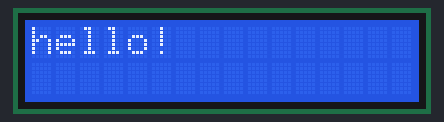
Bench run of a sketch on a simulated Arduino Uno, built with avr-gcc and run on an emulated ATmega328P. On the bench: 16×2 character LCD.

Above: at 0.1 s.
At 2.1 s:
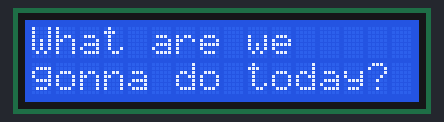
At 4.1 s:
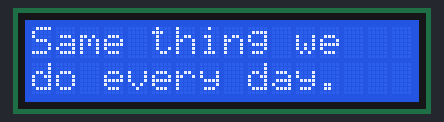
At 6.1 s:
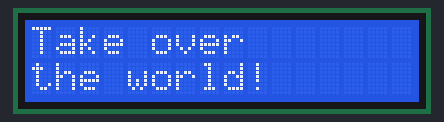

Measured:
- by itself, everything shown: repeats every 8.0 s, in 4 steps
- what the display in image 1 shows lasts 2.0 s, from 2.1 s to 4.1 s

The sketch:

LCD_Displaytxt.ino
```cpp
/*
  Name: LCD Displaytxt
  Date: 04-10-2017
  Author: Marthijn Vlierman

  Description: What are we gonna do today?
               Take over the world!


  Revision: 1.0.0
*/

// include libraries
#include <LiquidCrystal.h>
// ----- Declare Constants -----

// ----- Declare Objects -----

// ----- Declare subroutines and/or functions -----

// ----- Declare Global Variables -----
LiquidCrystal lcd(8, 9, 4, 5, 6, 7);
int timer = 2000;

// Setup
void setup()
{
  lcd.begin(16, 2);
}

// Main loop
void loop()
{
  lcd.clear();
    lcd.setCursor(0,0);
      lcd.print("hello!");
  delay(timer);

  lcd.clear();
    lcd.setCursor(0,0);
      lcd.print("What are we");
    lcd.setCursor(0,1);
      lcd.print("gonna do today?");
  delay(timer);

  lcd.clear();
    lcd.setCursor(0,0);
      lcd.print("Same thing we");
    lcd.setCursor(0,1);
      lcd.print("do every day.");
  delay(timer);

  lcd.clear();
    lcd.setCursor(0,0);
      lcd.print("Take over");
    lcd.setCursor(0,1);
      lcd.print("the world!");
  delay(timer);
}

// Function or subroutine
void function() {

}
```
